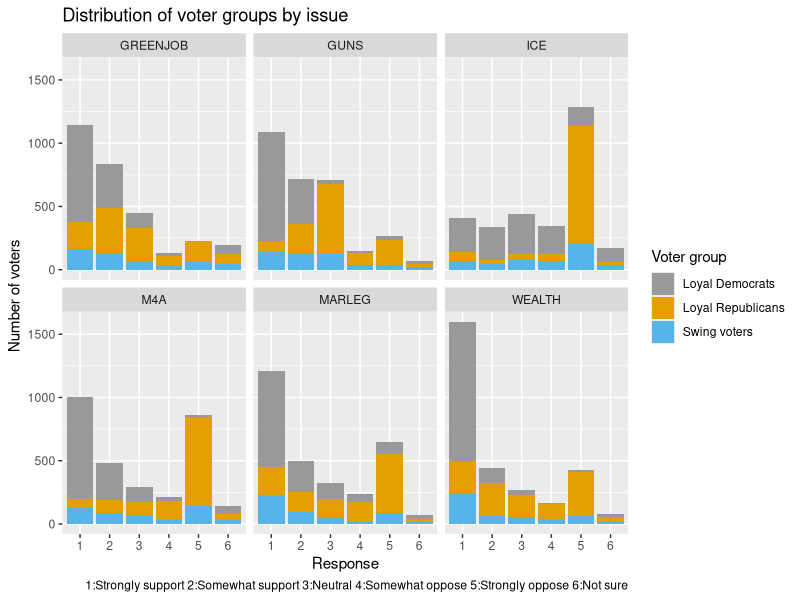

Reproduce this figure in R.
## ---- chunk 1
knitr::opts_chunk$set(echo = FALSE, tidy = TRUE, warning = FALSE, message = FALSE)
## ---- chunk 2
library(tidyverse)
library(broom)
library(GGally)
cb_palette = c("#999999", "#E69F00", "#56B4E9", "#009E73", "#F0E442", "#0072B2", "#D55E00", "#CC79A7")
## ---- chunk 3
WTHH_full = read_csv("DFP_WTHH_release.csv")
WTHH = WTHH_full[c("presvote16post", "house3", "weight_DFP", "M4A", "GREENJOB", "WEALTH", "MARLEG", "ICE", "GUNS", "POP_1", "POP_2", "POP_3")]
## ---- chunk 4
WTHH$grp <- ifelse(WTHH$presvote16post==1 & WTHH$house3==1, "Loyal Democrats", ifelse(WTHH$presvote16post==2 & WTHH$house3==2, "Loyal Republicans", ifelse(!(WTHH$presvote16post %in% c(7,NA)), "Swing voters", NA)))
WTHH$swing_bhv <- ifelse(WTHH$grp=="Swing voters", ifelse(WTHH$house3==1, "Switch to D", ifelse(WTHH$house3==2, "Switch to R", "Others")), NA)

# cols <- c("presvote16post", "house3", "M4A", "GREENJOB", "WEALTH", "MARLEG", "ICE", "GUNS", "POP_1", "POP_2", "POP_3", "grp", "swing_bhv")
# WTHH[cols] <- lapply(WTHH[cols], factor)
## ---- chunk 5
WTHH.long = gather(WTHH, key="issue", value="response",
                   c("M4A", "GREENJOB", "WEALTH", "MARLEG", "ICE", "GUNS"))
cols <- c("issue", "response")
WTHH.long[cols] <- lapply(WTHH.long[cols], factor)
WTHH.long <- WTHH.long[c("issue", "response", "grp", "weight_DFP")]
WTHH.long <- WTHH.long[!is.na(WTHH.long$response) & !is.na(WTHH.long$grp),]
## ---- chunk 6
ggplot(WTHH.long, aes(x=response)) + stat_count(aes(fill=grp, weight=weight_DFP)) +
  facet_wrap(~issue) + scale_fill_manual(values=cb_palette) +
  labs(fill="Voter group", caption="1:Strongly support 2:Somewhat support 3:Neutral 4:Somewhat oppose 5:Strongly oppose 6:Not sure") +
  ggtitle("Distribution of voter groups by issue") +
  xlab("Response") + ylab("Number of voters")
## ---- chunk 7
WTHH$swing_voter = ifelse(WTHH$grp=="Swing voters", 1, ifelse(is.na(WTHH$grp), NA, 0))
WTHH.issue = WTHH[c("GREENJOB", "GUNS", "ICE", "M4A", "MARLEG", "WEALTH", "swing_voter")]
## ---- chunk 8
WTHH.issue <- WTHH.issue[rowSums(WTHH.issue[,c(1,2,3,4,5,6)] == 6) == 0,]
WTHH.issue <- WTHH.issue[complete.cases(WTHH.issue),]
